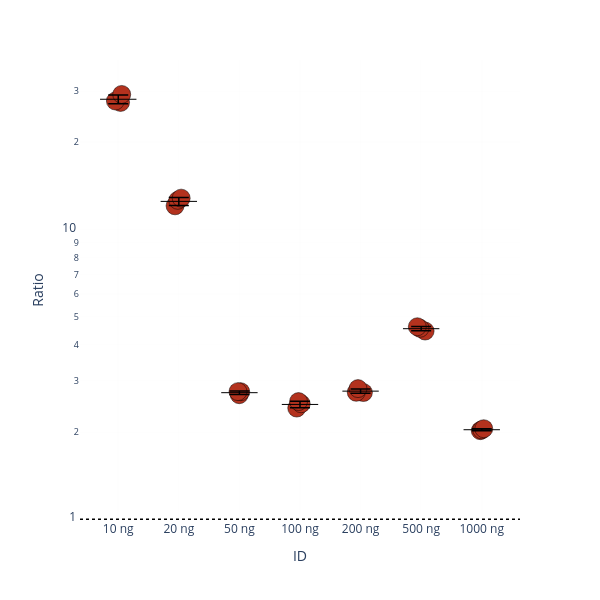

The notebook cell saved with this chart:
### Markdown cell above
# Figure 2E

### Code cell
# Figure 2E — nanoPhos vs µPhos phosphosite-depth advantage per input.
# Counting: Class I, multiplicity collapsed, localization enforced (hardened counter).
#   - nanoPhos: woEGF columns only, via class_I_by_condition.
#   - µPhos:    single-condition HeLa file, counted directly.
# Plotted points: one per nanoPhos replicate, each divided by the µPhos MEAN count
#   -> 3 points per condition; their mean equals the ratio of means below. A black
#   mean ± SD crossbar is overlaid (preferred over a boxplot for n=3).
import importlib, core
importlib.reload(core)
from core import count_sites_per_sample_ptm_report, class_I_by_condition
import numpy as np
import pandas as pd
import plotly.express as px
import plotly.graph_objects as go

INPUT_NG_ORDER = [10, 20, 50, 100, 200, 500, 1000]
nano_counts = class_I_by_condition(nanoPhos_woEGF, 'woegf')   # {ng: [per-rep counts]}

summary_rows, ratios, labels = [], [], []
for ng in INPUT_NG_ORDER:
    if ng not in nano_counts or ng not in uPhos_HeLa:
        continue
    nano       = nano_counts[ng]
    uphos      = list(count_sites_per_sample_ptm_report(uPhos_HeLa[ng]).values())
    uphos_mean = np.mean(uphos)
    if uphos_mean <= 0:
        continue
    per_rep = [n / uphos_mean for n in nano]          # one ratio per nanoPhos replicate
    ratios += per_rep
    labels += [f"{ng} ng"] * len(per_rep)
    summary_rows.append({
        'input_ng':       ng,
        'nano_mean':      int(np.mean(nano)),
        'uphos_mean':     round(uphos_mean, 1),
        'ratio_of_means': round(np.mean(nano) / uphos_mean, 1),
    })

summary = pd.DataFrame(summary_rows).set_index('input_ng')
print(summary.to_string())

df_ratio = pd.DataFrame({'Ratio': ratios, 'ID': labels})
order = [f"{ng} ng" for ng in INPUT_NG_ORDER if ng in nano_counts and ng in uPhos_HeLa]
fig = px.strip(df_ratio, y='Ratio', x='ID', log_y=True, category_orders={'ID': order})
fig.update_layout(width=600, height=600, template='plotly_white', showlegend=False)
fig.update_traces(marker=dict(size=18, color='#B3321E', line=dict(width=0.5, color='black')))
fig.update_yaxes(showgrid=True, gridwidth=0.1, gridcolor='#F3F2F2', griddash='solid')
fig.update_xaxes(showgrid=True, gridwidth=0.1, gridcolor='#F3F2F2', griddash='solid')
fig.add_hline(y=1.0, line=dict(color='black', dash='dot', width=1.5))

# mean ± SD crossbar per condition (n=3)
stats_e = df_ratio.groupby('ID')['Ratio'].agg(['mean', 'std']).reindex(order)
fig.add_trace(go.Scatter(
    x=stats_e.index, y=stats_e['mean'],
    error_y=dict(type='data', array=stats_e['std'].fillna(0), visible=True,
                 color='black', thickness=1.5, width=10),
    mode='markers',
    marker=dict(symbol='line-ew', size=26, color='black', line=dict(width=1, color='black')),
    showlegend=False, hovertemplate='mean=%{y:.1f}×<extra></extra>',
))
fig.show()
fig.write_image(r'D:\Projects\nanoPhos\figures_upd\figure2\figure2e.pdf', width=600, height=600)

### Figure 1 — Plotly figure (JSON) as saved in the notebook; plotly's stock layout.template omitted (floating-point values rounded to 4 significant figures)
{"data": [{"alignmentgroup": "True", "boxpoints": "all", "fillcolor": "rgba(255,255,255,0)", "hoveron": "points", "hovertemplate": "ID=%{x}<br>Ratio=%{y}<extra></extra>", "legendgroup": "", "line": {"color": "rgba(255,255,255,0)"}, "marker": {"color": "#B3321E", "line": {"color": "black", "width": 0.5}, "size": 18}, "name": "", "offsetgroup": "", "orientation": "v", "pointpos": 0, "showlegend": false, "type": "box", "x": ["10 ng", "10 ng", "10 ng", "20 ng", "20 ng", "20 ng", "50 ng", "50 ng", "50 ng", "100 ng", "100 ng", "100 ng", "200 ng", "200 ng", "200 ng", "500 ng", "500 ng", "500 ng", "1000 ng", "1000 ng", "1000 ng"], "x0": " ", "xaxis": "x", "y": [29.24, 27.76, 27.44, 12.83, 12.07, 12.61, 2.757, 2.755, 2.691, 2.548, 2.503, 2.419, 2.742, 2.824, 2.737, 4.462, 4.56, 4.617, 2.053, 2.035, 2.022], "y0": " ", "yaxis": "y"}, {"error_y": {"array": [0.9636, 0.3911, 0.03774, 0.06519, 0.04878, 0.07826, 0.01586], "color": "black", "thickness": 1.5, "type": "data", "visible": true, "width": 10}, "hovertemplate": "mean=%{y:.1f}×<extra></extra>", "marker": {"color": "black", "line": {"color": "black", "width": 1}, "size": 26, "symbol": "line-ew"}, "mode": "markers", "showlegend": false, "type": "scatter", "x": ["10 ng", "20 ng", "50 ng", "100 ng", "200 ng", "500 ng", "1000 ng"], "y": [28.15, 12.5, 2.734, 2.49, 2.768, 4.546, 2.037]}], "layout": {"boxmode": "group", "height": 600, "legend": {"tracegroupgap": 0}, "margin": {"t": 60}, "shapes": [{"line": {"color": "black", "dash": "dot", "width": 1.5}, "type": "line", "x0": 0, "x1": 1, "xref": "x domain", "y0": 1, "y1": 1, "yref": "y"}], "showlegend": false, "width": 600, "xaxis": {"anchor": "y", "categoryarray": ["10 ng", "20 ng", "50 ng", "100 ng", "200 ng", "500 ng", "1000 ng"], "categoryorder": "array", "domain": [0, 1], "gridcolor": "#F3F2F2", "griddash": "solid", "gridwidth": 0.1, "showgrid": true, "title": {"text": "ID"}}, "yaxis": {"anchor": "x", "domain": [0, 1], "gridcolor": "#F3F2F2", "griddash": "solid", "gridwidth": 0.1, "showgrid": true, "title": {"text": "Ratio"}, "type": "log"}}}
